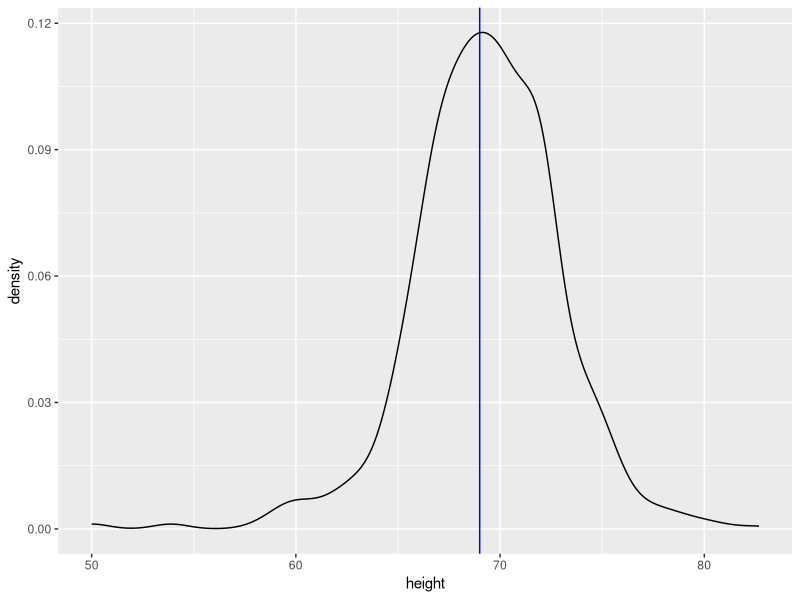

This figure's R source:
library(tidyverse)
library(dslabs)
data(heights)

heights %>%
  filter(sex=="Male") %>%
  ggplot(aes(height))+
  geom_density()+
  geom_vline(xintercept = 69, color="blue")
